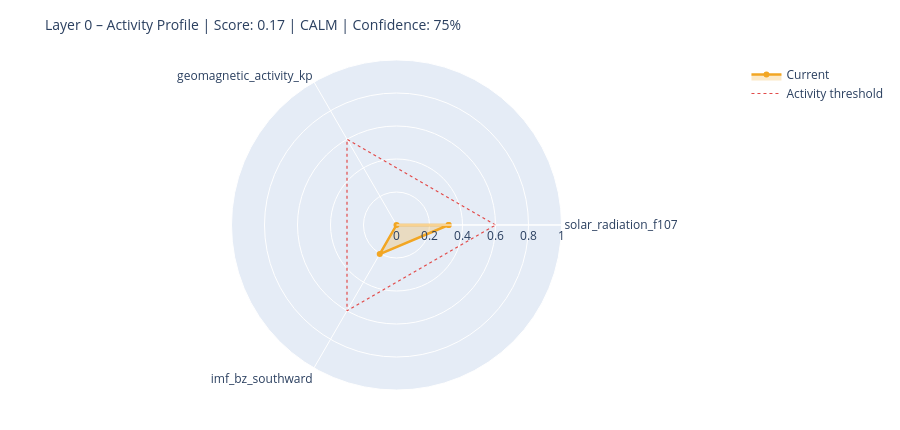

The notebook cell this image was saved under:
### Markdown cell above
---
## 6. State Assessment & Handoff to Layer 1

### Code cell
# ============================================================
# STEP 1 – Collect raw values with source modes
# Mode: 'primary' | 'fallback_3h' | 'last_valid' | 'missing'
# ============================================================

def safe_last(df, col):
    if df is None or col not in df.columns: return None
    s = df[col].dropna()
    return float(s.iloc[-1]) if not s.empty else None

f107_now = safe_last(df_f107, 'f10.7')
bz_now   = safe_last(df_mag,  'bz_gsm')
kp_now   = safe_last(df_kp,   'kp')
sw_now   = safe_last(df_sw,   'speed')

source_modes = {
    'F10.7':    'primary'  if f107_now is not None else 'missing',
    'Kp':       'primary'  if kp_now   is not None else 'missing',
    'IMF_Bz':   'primary'  if bz_now   is not None else 'missing',
    'SW_speed': 'primary'  if sw_now   is not None else 'missing',
}

# Kp Fallback – 3h endpoint
if kp_now is None:
    try:
        r = requests.get(
            'https://services.swpc.noaa.gov/json/noaa-planetary-k-index.json',
            timeout=10)
        r.raise_for_status()
        fb = pd.DataFrame(r.json())
        tc = next((c for c in fb.columns if 'time' in c.lower()), fb.columns[0])
        kc = next((c for c in fb.columns if 'kp' in c.lower() and c != tc), None)
        if kc:
            fb[kc] = fb[kc].astype(str).str.extract(r'([0-9]+(?:\.[0-9]*)?)')[0]
            fb[kc] = pd.to_numeric(fb[kc], errors='coerce')
            fb = fb[fb[kc] >= 0].dropna(subset=[kc])
            if not fb.empty:
                kp_now = float(fb[kc].iloc[-1])
                source_modes['Kp'] = 'fallback_3h'
                print(f'  Kp fallback (3h): {kp_now:.1f}')
    except Exception as e:
        print(f'  Kp fallback failed: {e}')

# Solar Wind Fallback – last valid value
if sw_now is None and df_sw is not None and 'speed' in df_sw.columns:
    s = df_sw['speed'].dropna()
    if not s.empty:
        sw_now = float(s.iloc[-1])
        source_modes['SW_speed'] = 'last_valid'
        print(f'  SW fallback (last_valid): {sw_now:.0f} km/s')

print()
print('Source modes:', source_modes)

# ============================================================
# STEP 2 – Score from available components only
# ============================================================

def norm(v, lo, hi):
    if v is None: return None
    return max(0.0, min(1.0, (v - lo) / (hi - lo)))

COMPONENTS = {
    'solar_radiation_f107':    (f107_now, norm(f107_now, 60, 250)),
    'geomagnetic_activity_kp': (kp_now,   norm(kp_now,   0,   9)),
    'imf_bz_southward':        (bz_now,   norm(-(bz_now or 0) if bz_now else None, -5, 30)
                                           if bz_now is not None else None),
    'solar_wind_speed':        (sw_now,   norm(sw_now, 300, 800)),
}

available   = {k: v[1] for k, v in COMPONENTS.items() if v[1] is not None}
unavailable = [k for k, v in COMPONENTS.items() if v[1] is None]

layer0_score = round(sum(available.values()) / len(available), 4) if available else None
confidence   = round(len(available) / len(COMPONENTS), 2)

level = ('unknown'  if layer0_score is None
         else 'calm'     if layer0_score < 0.3
         else 'moderate' if layer0_score < 0.6
         else 'active')

# ============================================================
# STEP 3 – Dominant Driver
# ============================================================

def dominant_driver(kp, f107, bz, sw):
    candidates = []
    if kp   is not None and kp   >= 4:   candidates.append(('geomagnetic',    kp / 9))
    if sw   is not None and sw   >= 500:  candidates.append(('solar_wind',     sw / 800))
    if bz   is not None and bz   <= -5:   candidates.append(('imf_southward',  abs(bz) / 30))
    if f107 is not None and f107 >= 150:  candidates.append(('solar_radiation',f107 / 250))
    return max(candidates, key=lambda x: x[1])[0] if candidates else 'none'

driver = dominant_driver(kp_now, f107_now, bz_now, sw_now)

# ============================================================
# STEP 4 – Downstream expectations
# ============================================================

def downstream_expectation(driver, score, kp, bz, f107):
    exp = {
        'magnetosphere':        'calm',
        'ionosphere':           'calm',
        'schumann_resonance':   'unchanged',
        'lithosphere_currents': 'low',
    }
    if driver == 'geomagnetic' or (kp and kp >= 5):
        exp['magnetosphere']        = 'compressed / storm'
        exp['ionosphere']           = 'elevated disturbance (TEC variability)'
        exp['schumann_resonance']   = 'elevated amplitude possible'
        exp['lithosphere_currents'] = 'elevated induction currents'
    elif driver == 'imf_southward' or (bz and bz <= -5):
        exp['magnetosphere']        = 'energy coupling active'
        exp['ionosphere']           = 'elevated electron density possible'
        exp['schumann_resonance']   = 'slight modulation possible'
    elif driver == 'solar_radiation' or (f107 and f107 >= 150):
        exp['ionosphere']           = 'elevated ionization (F-layer)'
        exp['schumann_resonance']   = 'slightly elevated background activity'
    return exp

downstream = downstream_expectation(driver, layer0_score, kp_now, bz_now, f107_now)

# ============================================================
# CONSOLE OUTPUT
# ============================================================

W = 58
print('=' * W)
print('LAYER 0 – STATE ASSESSMENT')
print('=' * W)
for name, (raw_v, score_v) in COMPONENTS.items():
    if score_v is not None:
        bar = '█' * int(score_v * 20) + '░' * (20 - int(score_v * 20))
        print(f'  {name:<35}  {bar}  {score_v:.2f}')
    else:
        print(f'  {name:<35}  {"─" * 20}  n/a')
print('-' * W)
print(f'  Score ({len(available)}/{len(COMPONENTS)} components):  {layer0_score:.3f}')
print(f'  Confidence:         {confidence:.0%}')
print(f'  Level:              {level.upper()}')
print(f'  Dominant Driver:    {driver}')

# Radar chart
cats = list(available.keys())
vals = list(available.values())
if len(cats) >= 3:
    fig = go.Figure()
    fig.add_trace(go.Scatterpolar(
        r=vals + [vals[0]], theta=cats + [cats[0]],
        fill='toself', fillcolor='rgba(242,166,35,0.25)',
        line=dict(color='#F2A623', width=2.5), name='Current'
    ))
    fig.add_trace(go.Scatterpolar(
        r=[0.6] * (len(cats) + 1), theta=cats + [cats[0]],
        line=dict(color='#E24B4A', dash='dot', width=1.2),
        mode='lines', name='Activity threshold'
    ))
    fig.update_layout(
        title=dict(text=f'Layer 0 – Activity Profile | Score: {layer0_score:.2f} | {level.upper()} | Confidence: {confidence:.0%}',
                   font=dict(size=14)),
        polar=dict(radialaxis=dict(visible=True, range=[0, 1])),
        height=430, showlegend=True,
        margin=dict(l=60, r=60, t=60, b=40)
    )
    fig.show()

### Figure 1 — Plotly figure (JSON) as saved in the notebook; plotly's stock layout.template omitted (floating-point values rounded to 4 significant figures)
{"data": [{"fill": "toself", "fillcolor": "rgba(242,166,35,0.25)", "line": {"color": "#F2A623", "width": 2.5}, "name": "Current", "r": [0.3158, 0.0, 0.2031, 0.3158], "theta": ["solar_radiation_f107", "geomagnetic_activity_kp", "imf_bz_southward", "solar_radiation_f107"], "type": "scatterpolar"}, {"line": {"color": "#E24B4A", "dash": "dot", "width": 1.2}, "mode": "lines", "name": "Activity threshold", "r": [0.6, 0.6, 0.6, 0.6], "theta": ["solar_radiation_f107", "geomagnetic_activity_kp", "imf_bz_southward", "solar_radiation_f107"], "type": "scatterpolar"}], "layout": {"height": 430, "margin": {"b": 40, "l": 60, "r": 60, "t": 60}, "polar": {"radialaxis": {"range": [0, 1], "visible": true}}, "showlegend": true, "title": {"font": {"size": 14}, "text": "Layer 0 – Activity Profile | Score: 0.17 | CALM | Confidence: 75%"}}}
